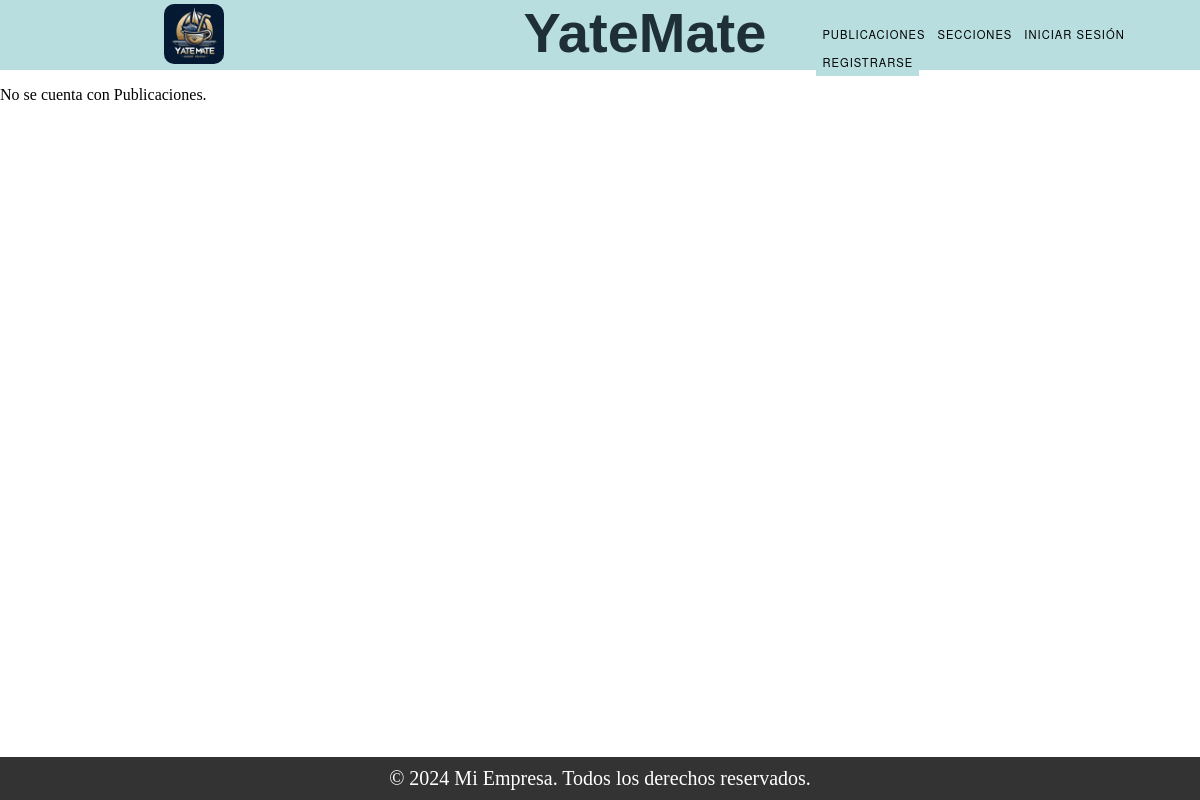
/list_publication/, run on an earlier commit of the app's database.
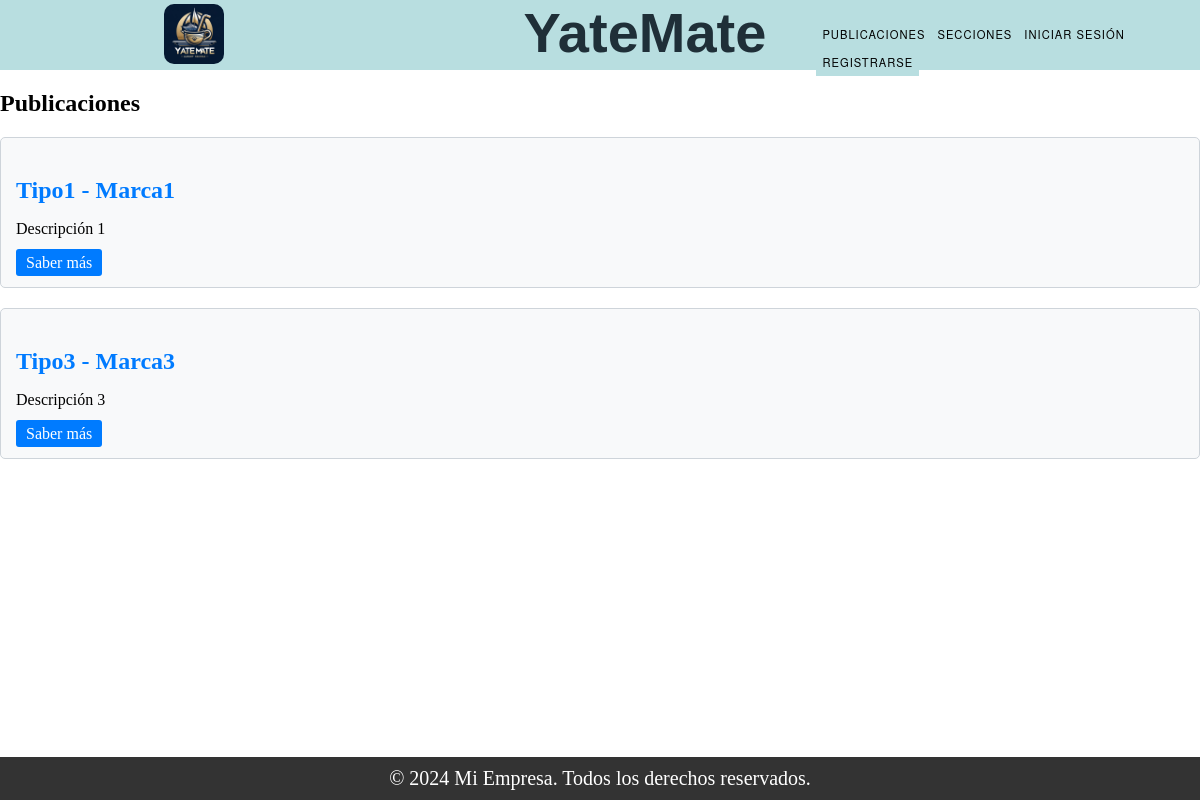
And on a later commit of the database.
### Trueque/models.py (models this page shows, shortened)
class Publicacion_ObjetoValioso(models.Model):
    ESTADO_CHOICES = (
        ('Vigente', 'Vigente'),
        ('Proceso', 'Proceso'),
        ('Finalizado', 'Finalizado'),
    )
    tipo = models.CharField(max_length=100)
    marca = models.CharField(max_length=100)
    descripcion = models.TextField()
    estado = models.CharField(max_length=50)
    dueño = models.IntegerField()
    foto = models.ImageField(upload_to='productos_fotos/')

### Trueque/views.py (the view)
# urls.py: path("list_publication/", views.list_publication, name="list_publication"),
def list_publication(request):
    objetos_vigentes = Publicacion_ObjetoValioso.objects.filter(estado='Vigente')
    return render(request, "list_publication.html", {'objetos_vigentes': objetos_vigentes})

### Trueque/templates/list_publication.html (shortened to what this page needs)
{% extends "base.html" %}
{% block content %}
{% if objetos_vigentes %}
    <h2>Publicaciones</h2>
    {% for objeto in objetos_vigentes %}
        <div class="card">
            <h3 class="card-title">{{ objeto.tipo }} - {{ objeto.marca }}</h3>
            <p>{{ objeto.descripcion|truncatechars:70 }}</p>
            <a href="#" class="btn btn-card">Saber más</a>
        </div>
    {% endfor %}
{% else %}
    <p>No se cuenta con Publicaciones.</p>
{% endif %}
{% endblock %}

What changed in the data, as far as the page shows it:
added Publicacion_ObjetoValioso: tipo "Tipo1", marca "Marca1", descripcion "Descripción 1"
added Publicacion_ObjetoValioso: tipo "Tipo3", marca "Marca3", descripcion "Descripción 3"
Also different on the page:
text no longer shown: "No se cuenta con Publicaciones."
text now shown: "Publicaciones"
